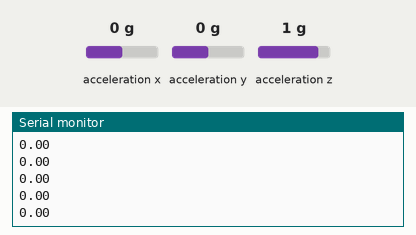
This sketch was run on a simulated Arduino Uno, built with avr-gcc and run on an emulated ATmega328P. Parts: the last lines printed to the serial monitor. Wiring (inferred from the names in the program): ADXL345 accelerometer at I2C address 0x53. The inputs (shaded band) are chosen by the test bench; at power-on: acceleration y 0 g, acceleration x 0 g, acceleration z 1 g.

Above: at 1.2 s.
1.3 s: acceleration y set to -1.4 g
At 1.9 s:
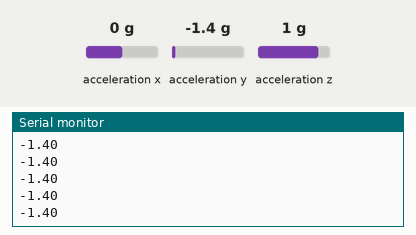
2.8 s: acceleration y set to -0.8 g
At 3.4 s:
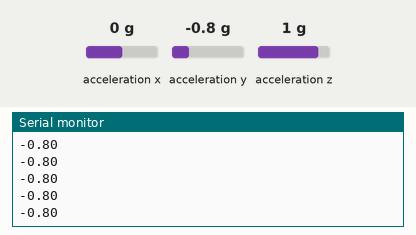
Timing chart, 0 to 5.8 s (numbered marks = the images above; inputs shaded):
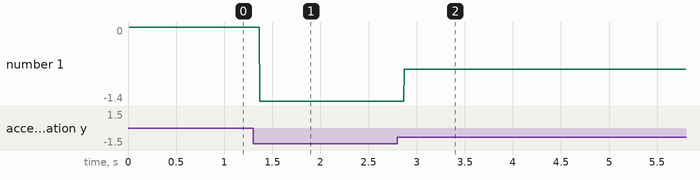

The sketch:

Gyroscope.ino
```cpp
    #include <Wire.h>  // Wire library - used for I2C communication
    int ADXL345 = 0x53; // The ADXL345 sensor I2C address
    float X_out, Y_out;  // Output. Tête vers le haut, ins vers l'arrière ; - à gauche
    void setup() {
      Serial.begin(9600); // Initiate serial communication for printing the results on the Serial monitor
      Wire.begin(); // Initiate the Wire library
      // Set ADXL345 in measuring mode
      Wire.beginTransmission(ADXL345); // Start communicating with the device
      Wire.write(0x2D); // Access/ talk to POWER_CTL Register - 0x2D
      // Enable measurement
      Wire.write(8); // (8dec -> 0000 1000 binary) Bit D3 High for measuring enable
      Wire.endTransmission();
      delay(10);
    }
    void loop() {
      // === Read acceleromter data === //
      Wire.beginTransmission(ADXL345);
      Wire.write(0x32); // Start with register 0x32 (ACCEL_XOUT_H)
      Wire.endTransmission(false);
      Wire.requestFrom(ADXL345, 4, true); // Read 4 registers total, each axis value is stored in 2 registers. Obligé de mettre le X sinon il ne va pas voir
      X_out = ( Wire.read()| Wire.read() << 8); // X-axis value
      Y_out = ( Wire.read()| Wire.read() << 8); // Y-axis value
      Y_out = Y_out/256; //For a range of +-2g, we need to divide the raw values by 256, according to the datasheet
      Serial.println(Y_out);
    }
```

Measured:
- after the input at 1.3 s, the serial monitor: prints a new line after 0.07 s (image 1)
- after the input at 2.8 s, the serial monitor: prints a new line after 0.07 s (image 2)
- plotted number 1: 0 → -1.4 after the input at 1.3 s
